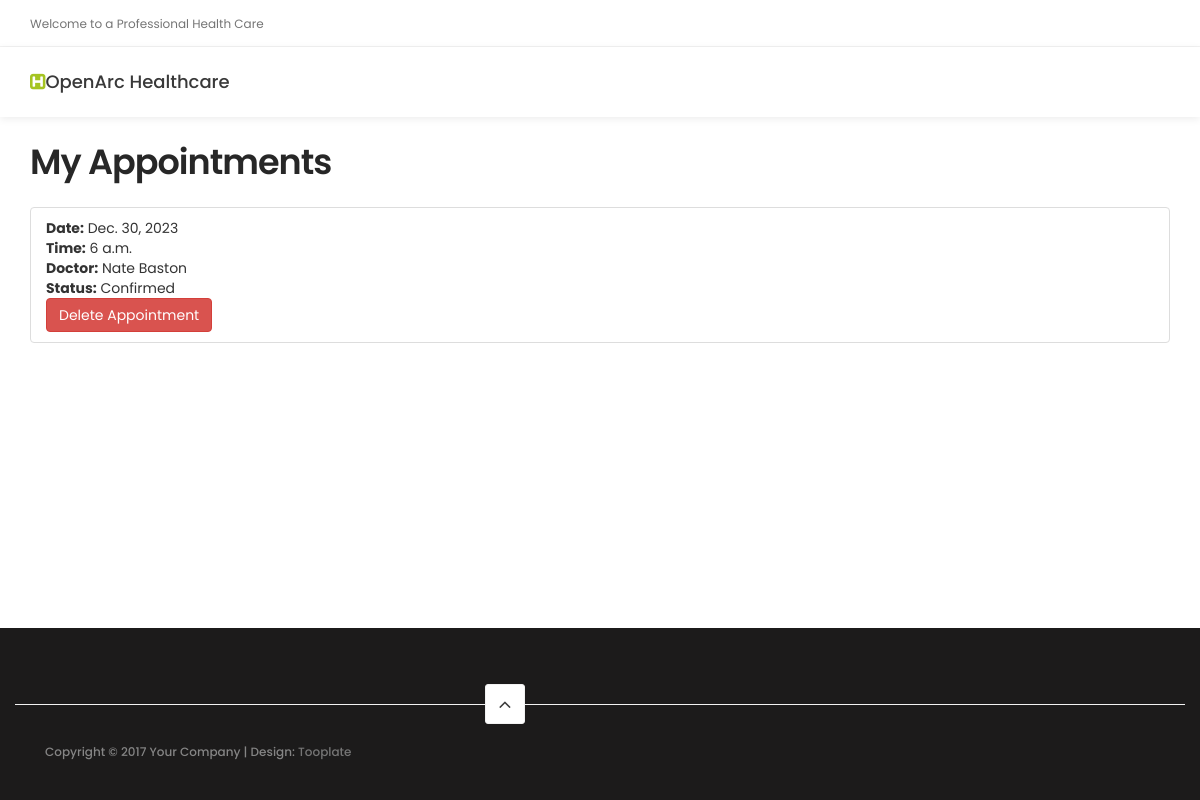
/my_appointments/ (signed in), run on an earlier commit of the app's database.
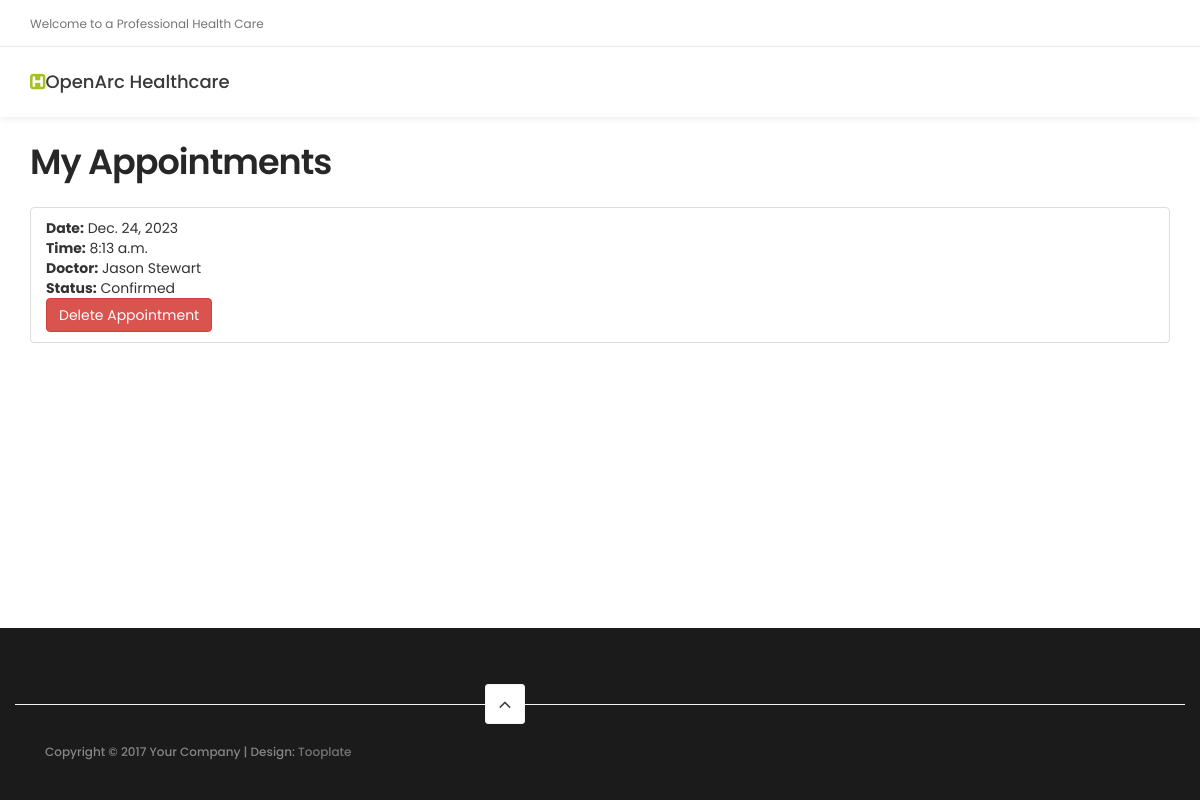
And on a later commit of the database.
### website/models.py (models this page shows, shortened)
class Appointment(models.Model):
    a_id = models.AutoField(primary_key=True)
    time = models.DateTimeField(auto_now_add=True, null=True)
    username = models.ForeignKey(Patient, on_delete=models.CASCADE, null=True)
    d_nid = models.ForeignKey(Doctor, on_delete=models.CASCADE, null=True)
    schedule = models.ForeignKey(Schedule, on_delete=models.CASCADE, null=True)
    status = models.CharField(max_length=20, default='Pending')

class Schedule(models.Model):
    slot = models.AutoField(primary_key=True)
    date = models.DateField()
    start_time = models.TimeField()
    doctor = models.ForeignKey(Doctor, on_delete=models.CASCADE)
    consultation_fee = models.DecimalField(max_digits=10, decimal_places=2)
    class Meta:
        unique_together = ['doctor', 'date', 'start_time']

class Doctor(models.Model):
    d_nid = models.IntegerField(primary_key=True)
    speciality = models.CharField(max_length=15)
    degree = models.CharField(max_length=15)
    name = models.CharField(max_length=40)
    hospitals = models.ManyToManyField(Hospital, through='DocSits', through_fields=('doctor', 'hospital'))

### website/views.py (the view)
# urls.py: path('my_appointments/', views.my_appointments_view, name='my_appointments'),
@login_required
def my_appointments_view(request):
    if request.user.is_authenticated:
        appointments = Appointment.objects.filter(username=request.user)
        return render(request, 'my_appointments.html', {'appointments': appointments})
    else:
        return redirect('login')

### website/templates/my_appointments.html (shortened to what this page needs)
{% extends 'base.html' %}
{% load static %}
{% block content %}
<div class="container mt-4">
    <h2 class="mb-4">My Appointments</h2>
    <ul class="list-group">
        {% for appointment in appointments %}
            <li class="list-group-item">
                <strong>Date:</strong> {{ appointment.schedule.date }}
                <br>
                <strong>Time:</strong> {{ appointment.schedule.start_time }}
                <br>
                <strong>Doctor:</strong> {{ appointment.d_nid.name }}
                <br>
                <strong>Status:</strong> {{ appointment.status }}
                <form method="post" action="{% url 'delete_appointment' appointment.a_id %}" class="mt-2">
                    <button type="submit" class="btn btn-danger">Delete Appointment</button>
                </form>
            </li>
        {% endfor %}
    </ul>
</div>
</body>
</html>
{% endblock %}

### website/templates/base.html (shortened to what this page needs)
{% load static %}
<!DOCTYPE html>
<html lang="en">
<head>
     <link rel="stylesheet" href="{% static 'css/bootstrap.min.css' %}">
     <link rel="stylesheet" href="{% static 'css/font-awesome.min.css' %}">
     <link rel="stylesheet" href="{% static 'css/animate.css' %}">
     <link rel="stylesheet" href="{% static 'css/owl.carousel.css' %}">
     <link rel="stylesheet" href="{% static 'css/owl.theme.default.min.css' %}">
     <link rel="stylesheet" href="{% static 'css/tooplate-style.css' %}">
</head>
<body id="top" data-spy="scroll" data-target=".navbar-collapse" data-offset="50">
     <header>
          <div class="container">
               <div class="row">
                    <div class="col-md-4 col-sm-5">
                         <p>Welcome to a Professional Health Care</p>
                    </div>
               </div>
          </div>
     </header>
     <section class="navbar navbar-default navbar-static-top" role="navigation">
        <div class="container">
            <div class="navbar-header">
                <a href="/" class="navbar-brand"><i class="fa fa-h-square"></i>OpenArc Healthcare</a>
        </div>
    </section>
     <main>
       {% block content %}{% endblock %}
     <footer data-stellar-background-ratio="5">
        <div class="container">
            <div class="row">
                <div class="col-md-12 col-sm-12 border-top">
                    <div class="col-md-4 col-sm-6">
                        <div class="copyright-text">
                            <p>Copyright &copy; 2017 Your Company | Design: <a
                                    href="http://www.tooplate.com" target="_parent">Tooplate</a></p>
                        </div>
                    </div>
                    <div class="col-md-2 col-sm-2 text-align-center">
                        <div class="angle-up-btn">
                            <a href="#top" class="smoothScroll wow fadeInUp" data-wow-delay="1.2s"><i
                                    class="fa fa-angle-up"></i></a>
                        </div>
                    </div>
                </div>
            </div>
        </div>
    </footer>
</body>
</html>

### static/css/tooplate-style.css (style rules this page uses)
body { background: #ffffff; font-family: 'Poppins', sans-serif; overflow-x: hidden; }
h1,h2,h3,h4,h5,h6 { font-weight: 600; line-height: inherit; }
h1,h2,h3,h4 { letter-spacing: -1px; }
h2 { color: #272727; font-size: 3em; padding-bottom: 10px; }
p { color: #757575; font-size: 14px; font-weight: normal; line-height: 24px; }
html { -webkit-font-smoothing: antialiased; }
a { color: #252525; -webkit-transition: 0.5s; transition: 0.5s; text-decoration: none !important; }
.text-align-center { text-align: center; }
.border-top { border-top: 1px solid #f2f2f2; margin-top: 4em; padding-top: 2.5em; }
header { background: #ffffff; border-bottom: 1px solid #f2f2f2; display: flex; height: 45px; }
header p, header span { font-size: 12px; line-height: 24px; padding-top: 12px; }
.navbar-default { background: #ffffff; box-shadow: 0 2px 8px rgba(0,0,0,.075); border: none; margin-bottom: 0; padding: 10px; }
.navbar-default .navbar-brand { color: #393939; font-weight: 500; }
.navbar-default .navbar-brand .fa { color: #a5c422; }
footer { padding-top: 80px; padding-bottom: 40px; }
footer a { color: #757575; }
.copyright-text p, .footer-link a { color: #858585; font-size: 12px; font-weight: 500; }
.angle-up-btn { position: relative; bottom: 4em; display: block; }
.angle-up-btn a { background: #ffffff; border: 1px solid #f2f2f2; border-radius: 3px; font-size: 20px; color: #393939; display: inline-block; text-align: center; width: 40px; height: 40px; line-height: 38px; transition: transform 0.1s ease-in; transform: translateX(0); }
@media only screen and (max-width: 1200px) { h2 { font-size: 2.5em; } }
@media only screen and (max-width: 1200px) { header { height: inherit; } }

### website/templates/base.html (style rules this page uses)
body { display: flex; flex-direction: column; min-height: 100vh; margin: 0; }
main { flex-grow: 1; }
footer { background-color: rgb(28, 27, 27); color: #ffffff; padding: 20px 0; }

What changed in the data, as far as the page shows it:
removed Appointment: schedule "Dec. 30, 2023", schedule.start_time "6 a.m.", d_nid.name "Nate Baston", status "Confirmed"
added Appointment: schedule "Dec. 24, 2023", schedule.start_time "8:13 a.m.", d_nid.name "Jason Stewart", status "Confirmed"
